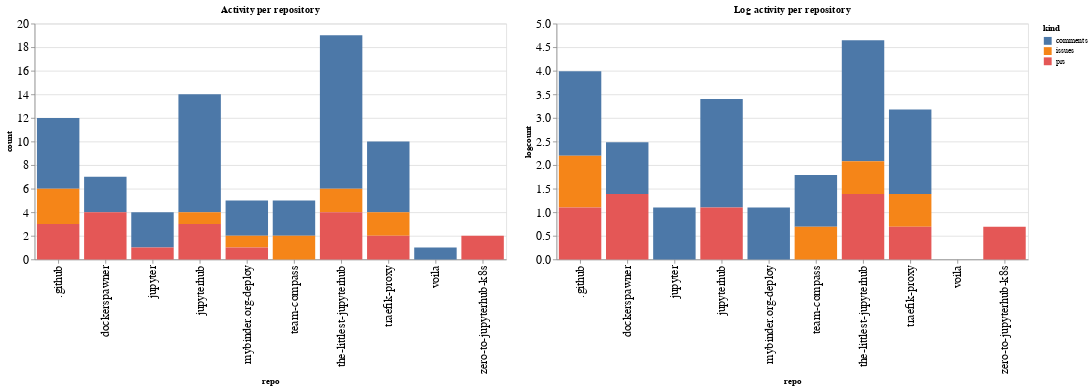

The cell this chart's notebook holds for it:
### Code cell
ch1 = alt.Chart(repo_summaries, width=600, title="Activity per repository").mark_bar().encode(
    x='repo',
    y='count',
    color='kind',
    tooltip="kind"
)

ch2 = alt.Chart(repo_summaries, width=600, title="Log activity per repository").mark_bar().encode(
    x='repo',
    y='logcount',
    color='kind',
    tooltip="kind"
)

ch1 | ch2

### Figure 1 — Vega-Lite specification as saved in the notebook (floating-point values rounded to 4 significant figures)
{"config": {"axisLeft": {"labelFontSize": 15}, "axisBottom": {"labelFontSize": 15}}, "hconcat": [{"mark": "bar", "encoding": {"color": {"type": "nominal", "field": "kind"}, "tooltip": {"type": "nominal", "field": "kind"}, "x": {"type": "nominal", "field": "repo"}, "y": {"type": "quantitative", "field": "count"}}, "title": "Activity per repository", "width": 600}, {"mark": "bar", "encoding": {"color": {"type": "nominal", "field": "kind"}, "tooltip": {"type": "nominal", "field": "kind"}, "x": {"type": "nominal", "field": "repo"}, "y": {"type": "quantitative", "field": "logcount"}}, "title": "Log activity per repository", "width": 600}], "data": {"name": "data-6f8e731b95c0af4356e5f61020a63c2a"}, "$schema": "https://vega.github.io/schema/vega-lite/v4.8.1.json", "datasets": {"data-6f8e731b95c0af4356e5f61020a63c2a": [{"repo": ".github", "kind": "comments", "count": 6, "logcount": 1.792}, {"repo": ".github", "kind": "issues", "count": 3, "logcount": 1.099}, {"repo": ".github", "kind": "prs", "count": 3, "logcount": 1.099}, {"repo": "dockerspawner", "kind": "comments", "count": 3, "logcount": 1.099}, {"repo": "dockerspawner", "kind": "prs", "count": 4, "logcount": 1.386}, {"repo": "jupyter", "kind": "comments", "count": 3, "logcount": 1.099}, {"repo": "jupyter", "kind": "prs", "count": 1, "logcount": 0.0}, {"repo": "jupyterhub", "kind": "comments", "count": 10, "logcount": 2.303}, {"repo": "jupyterhub", "kind": "issues", "count": 1, "logcount": 0.0}, {"repo": "jupyterhub", "kind": "prs", "count": 3, "logcount": 1.099}, {"repo": "mybinder.org-deploy", "kind": "comments", "count": 3, "logcount": 1.099}, {"repo": "mybinder.org-deploy", "kind": "issues", "count": 1, "logcount": 0.0}, {"repo": "mybinder.org-deploy", "kind": "prs", "count": 1, "logcount": 0.0}, {"repo": "team-compass", "kind": "comments", "count": 3, "logcount": 1.099}, {"repo": "team-compass", "kind": "issues", "count": 2, "logcount": 0.6931}, {"repo": "the-littlest-jupyterhub", "kind": "comments", "count": 13, "logcount": 2.565}, {"repo": "the-littlest-jupyterhub", "kind": "issues", "count": 2, "logcount": 0.6931}, {"repo": "the-littlest-jupyterhub", "kind": "prs", "count": 4, "logcount": 1.386}, {"repo": "traefik-proxy", "kind": "comments", "count": 6, "logcount": 1.792}, {"repo": "traefik-proxy", "kind": "issues", "count": 2, "logcount": 0.6931}, {"repo": "traefik-proxy", "kind": "prs", "count": 2, "logcount": 0.6931}, {"repo": "voila", "kind": "comments", "count": 1, "logcount": 0.0}, {"repo": "zero-to-jupyterhub-k8s", "kind": "prs", "count": 2, "logcount": 0.6931}]}}
